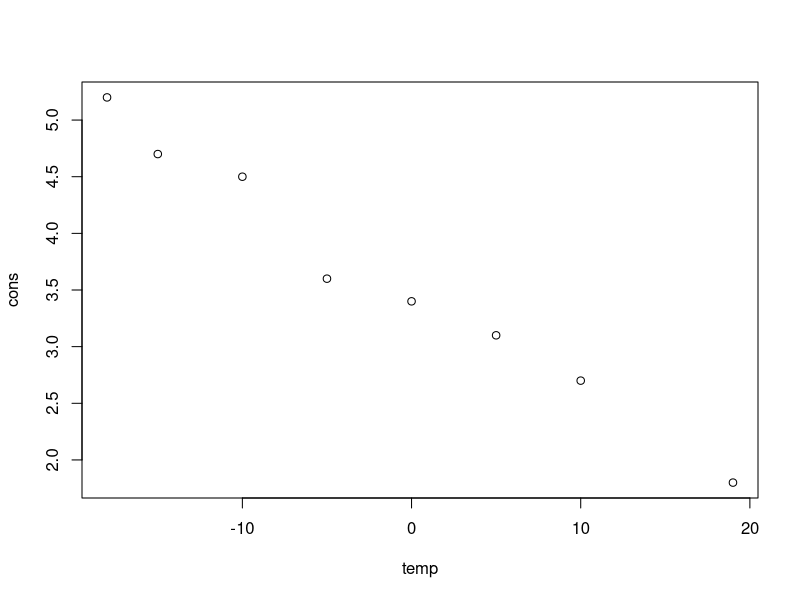
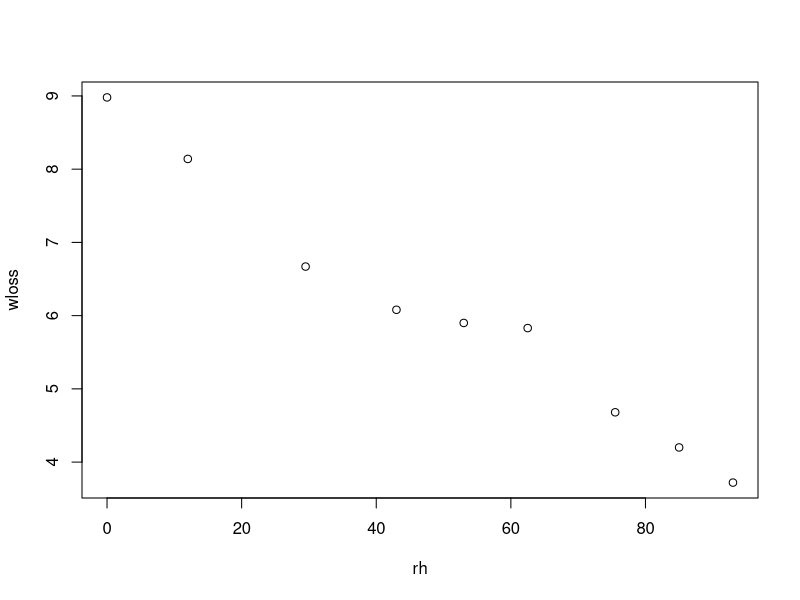
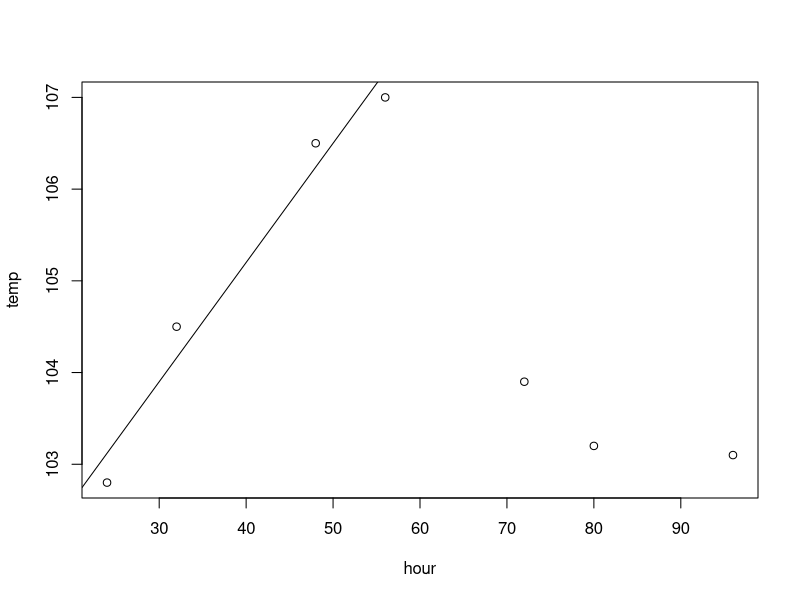

These figures' R source, in order:
### 1 ###
#1.a
# データ入力
temp <- c(-18, -15, -10, -5, 0, 5, 10, 19)
cons <- c(5.2, 4.7, 4.5, 3.6, 3.4, 3.1, 2.7, 1.8)
# 散布図を描く
plot(temp, cons)
#1.b
# 回帰直線を求める
model1 <- lm(cons ~ temp)
#1.c
summary(model1)

### 2 ###
#2.a
# データ入力
rh <- c(0, 12, 29.5, 43, 53, 62.5, 75.5, 85.0, 93.0)
wloss <- c(8.98, 8.14, 6.67, 6.08, 5.90, 5.83, 4.68, 4.20, 3.72)
# 散布図を描く
plot(rh, wloss)

#2.b
# 回帰直線を求める
model2 <- lm(wloss ~ rh)
model2

#2.c
summary(model2)


### 3 ###
#3.a
#データの入力
hour <- c(24, 32, 48, 56, 72, 80, 96)
temp <- c(102.8, 104.5, 106.5, 107.0, 103.9, 103.2, 103.1)
#散布図を描く
plot(hour, temp)

#3.b
# はじめの4データについて回帰直線を求める
model3 <- lm(temp[1:4]~hour[1:4])
summary(model3)

#回帰直線は、
#体温= 0.13 * 経過時間　+ 100.0
#となる

# 散布図に回帰直線を追加する
abline(model3)

#3.c
#上の回帰直線式に経過時間= 50を代入して、106.5°Ｆが50時間後の予測体温である。

